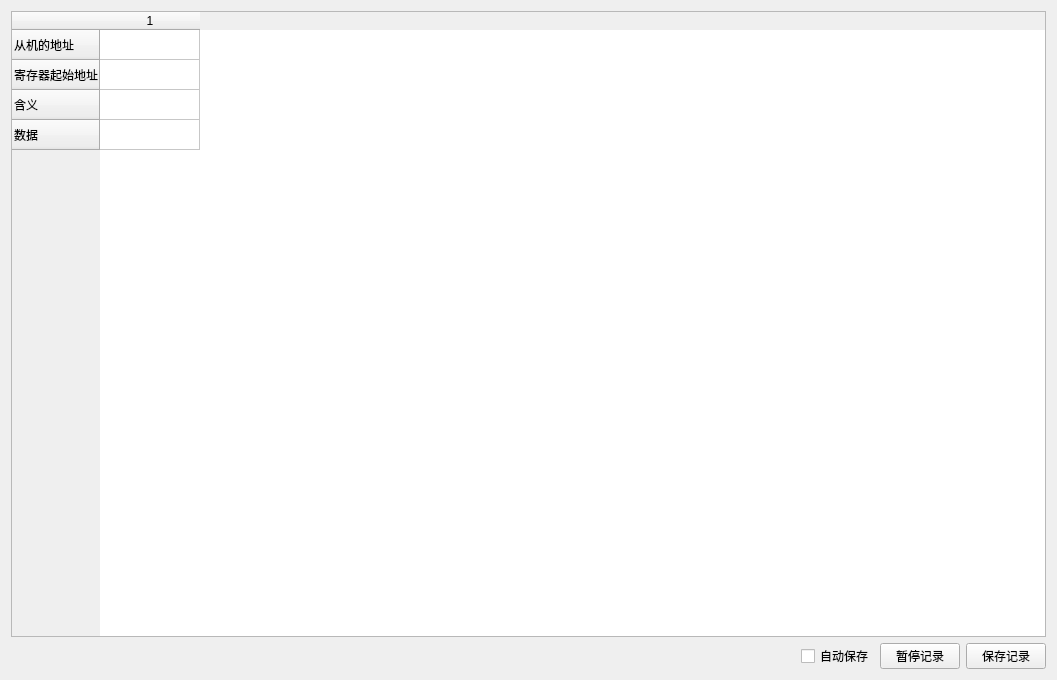
<?xml version="1.0" encoding="UTF-8"?>
<ui version="4.0">
 <class>FormOutTable</class>
 <widget class="QWidget" name="FormOutTable">
  <property name="geometry">
   <rect>
    <x>0</x>
    <y>0</y>
    <width>1057</width>
    <height>680</height>
   </rect>
  </property>
  <property name="windowTitle">
   <string>Form</string>
  </property>
  <layout class="QGridLayout" name="gridLayout_2">
   <item row="1" column="0">
    <layout class="QHBoxLayout" name="horizontalLayout">
     <item>
      <widget class="QLabel" name="label">
       <property name="text">
        <string/>
       </property>
      </widget>
     </item>
     <item>
      <spacer name="horizontalSpacer">
       <property name="orientation">
        <enum>Qt::Horizontal</enum>
       </property>
       <property name="sizeHint" stdset="0">
        <size>
         <width>40</width>
         <height>20</height>
        </size>
       </property>
      </spacer>
     </item>
     <item>
      <widget class="QCheckBox" name="checkBox">
       <property name="text">
        <string>自动保存</string>
       </property>
      </widget>
     </item>
     <item>
      <widget class="QPushButton" name="pushButton">
       <property name="text">
        <string>暂停记录</string>
       </property>
      </widget>
     </item>
     <item>
      <widget class="QPushButton" name="saveBtn">
       <property name="text">
        <string>保存记录</string>
       </property>
      </widget>
     </item>
    </layout>
   </item>
   <item row="0" column="0">
    <widget class="QTableWidget" name="tableWidget">
     <property name="horizontalScrollMode">
      <enum>QAbstractItemView::ScrollPerItem</enum>
     </property>
     <row>
      <property name="text">
       <string>从机的地址</string>
      </property>
     </row>
     <row>
      <property name="text">
       <string>寄存器起始地址</string>
      </property>
     </row>
     <row>
      <property name="text">
       <string>含义</string>
      </property>
     </row>
     <row>
      <property name="text">
       <string>数据</string>
      </property>
     </row>
     <column>
      <property name="text">
       <string>1</string>
      </property>
     </column>
    </widget>
   </item>
  </layout>
 </widget>
 <resources/>
 <connections/>
</ui>
